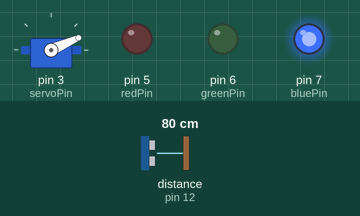
Recording of a sketch running on a simulated Arduino Uno, built with avr-gcc and run on an emulated ATmega328P. Shown: servo, output pins drawn as LEDs (lit = HIGH). Wiring (inferred from the names in the program): ultrasonic range finder: trigger pin 11; echo pin 12. The test bench sets the inputs (shaded band); at power-on: distance to the obstacle (sensor on pin 12) 80 cm. The echo pulse lasts 58.3 µs per cm; pins used as bus, display or sensor lines are not drawn; what the sketch prints to the serial monitor is not drawn.

Above: at 1.26 s.
1.3 s: distance to the obstacle (sensor on pin 12) set to 54 cm
At 2.06 s:
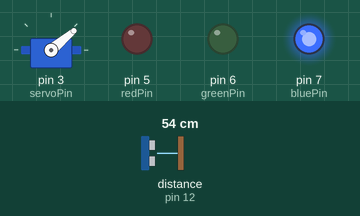
4.3 s: distance to the obstacle (sensor on pin 12) set to 47 cm
At 4.56 s:
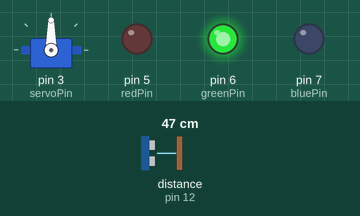
7.3 s: distance to the obstacle (sensor on pin 12) set to 28 cm
10.3 s: distance to the obstacle (sensor on pin 12) set to 24 cm
At 10.61 s:
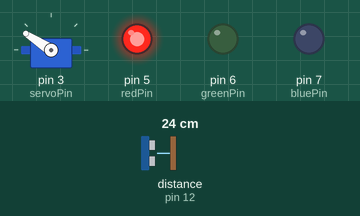
13.3 s: distance to the obstacle (sensor on pin 12) set to 27 cm
16.3 s: distance to the obstacle (sensor on pin 12) set to 33 cm
At 18.16 s:
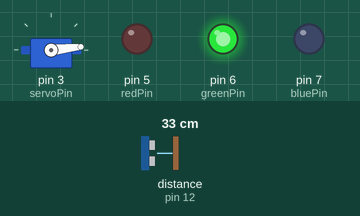
Timing chart, 0 to 22.4 s (numbered marks = the images above; inputs shaded):
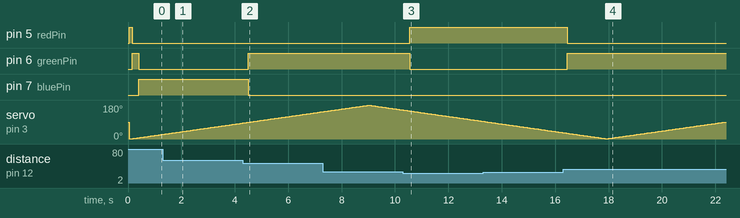

Measured:
- the behaviour switches between 52 and 51 cm on distance to the obstacle (sensor on pin 12) (found by bisection; images 1 and 2)
- the behaviour switches between 26 and 25 cm on distance to the obstacle (sensor on pin 12) (found by bisection; images 2 and 3)
- the behaviour switches between 29 and 30 cm on distance to the obstacle (sensor on pin 12) (found by bisection; images 3 and 4)
- after the input at 4.3 s, pin 6 (greenPin): LOW → HIGH after 0.21 s; pin 7 (bluePin): HIGH → LOW after 0.21 s
- after the input at 10.3 s, pin 5 (redPin): LOW → HIGH after 0.26 s; pin 6 (greenPin): HIGH → LOW after 0.26 s
- after the input at 16.3 s, pin 5 (redPin): HIGH → LOW after 0.16 s; pin 6 (greenPin): LOW → HIGH after 0.16 s

The sketch:

RadarScanner.ino
```cpp
#include <Servo.h>
Servo myServo;

const int servoPin = 3;
const int trigPin = 11;
const int echoPin = 12;

const int redPin = 5;
const int greenPin = 6;
const int bluePin = 7;

const int minAngle = 1;
const int maxAngle = 179;

bool commonAnode = false;

int angle = 0;
int step = 1;
int maxDistance = 75;
int smoothedDistance = 0;
int currentZone = -1;

unsigned long previousServoMillis = 0;
unsigned long servoInterval = 50;
unsigned long previousColorMillis = 0;
unsigned long colorInterval = 10;

long duration;
int distance;

const int max = 6;
int values[max] = {0};
int index = 0;
int count = 0;

void setup() {
  myServo.attach(servoPin);
  pinMode(trigPin, OUTPUT);
  pinMode(echoPin, INPUT);
  Serial.begin(115200);

  pinMode(redPin, OUTPUT);
  pinMode(greenPin, OUTPUT);
  pinMode(bluePin, OUTPUT);
}

void loop() {
  unsigned long currentMillis = millis();

  if (millis() - previousServoMillis >= servoInterval) {
    previousServoMillis = millis();

    angle += step;

    if (angle >= maxAngle || angle <= minAngle) {
      step = -step;
      angle = constrain(angle, minAngle, maxAngle);
    }

    digitalWrite(2, HIGH);

    myServo.write(angle);

    distance = getDistance();

    Serial.print(angle);
    Serial.print(",");
    Serial.print(distance);
    Serial.print(".");
  }
}

int getDistance() {
  digitalWrite(trigPin, LOW);
  delayMicroseconds(2);
  digitalWrite(trigPin, HIGH);
  delayMicroseconds(10);
  digitalWrite(trigPin, LOW);

  duration = pulseIn(echoPin, HIGH, 30000);

  if (duration == 0) {
    setColor(255, 255, 255);
    return -1;
  }

  int dist = duration * 0.034 / 2;

  smoothedDistance = (smoothedDistance * 0.8) + (dist * 0.2);

  unsigned long currentMillis = millis();
  if (currentMillis - previousColorMillis >= colorInterval) {
    previousColorMillis = currentMillis;
    updateColor(smoothedDistance);
  }

  return (dist > 5 && dist <= maxDistance) ? dist : -1;
}

void setColor(int r, int g, int b) {
  if(commonAnode) {
    r = 255 - r;
    g = 255 - g;
    b = 255 - b;
  }
  analogWrite(redPin, r);
  analogWrite(greenPin, g);
  analogWrite(bluePin, b);
}

void updateColor(int dist) {
  int low  = maxDistance * 0.33;
  int mid  = maxDistance * 0.67;

  values[index] = dist;
  index = (index + 1) % max;

  if (count < max) { count++; }

  double avg = 0;
  for (int i = 0; i < count; i++) {
    avg += values[i];
  }
  avg /= count;

  if (avg <= low) { setColor(255, 0,   0); } // red
  else if (avg <= mid) { setColor(0, 255,   0);; } // green
  else if (avg <= maxDistance) { setColor(0, 0, 255); } // blue
  else { setColor(255, 255, 255); }
}
```
